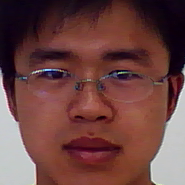
#> input picture 001_crop_3.bmp, 185 x 185 px
$ python hog_site_skimage.py
#> lines starting #> are read from the running program, lines starting #| are printed output that depends on the picture
#%%
import matplotlib.pyplot as plt
from sklearn.neighbors import KNeighborsClassifier
from skimage.feature import hog
from skimage import data, exposure
import cv2
from skimage import io

dados =[]
labels =[]
img = cv2.imread('001_crop_3.bmp')
#> img is the input picture: shape (185, 185, 3); mean B, G, R 65.6, 68.1, 108.8
img = cv2.resize(img,(185,185))
image = cv2.cvtColor(img, cv2.COLOR_BGR2GRAY)
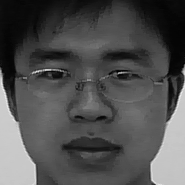
#> image: shape (185, 185); min 0, max 233, mean 80


img2 = cv2.imread('004_crop_3.bmp')
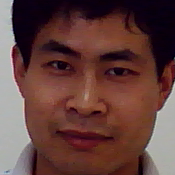
#> input picture 004_crop_3.bmp, 175 x 175 px
#> img2 is the input picture: shape (175, 175, 3); mean B, G, R 60, 63.9, 98.5
img2 = cv2.resize(img2,(185,185))
#> img2: shape (185, 185, 3)
image2 = cv2.cvtColor(img2, cv2.COLOR_BGR2GRAY)
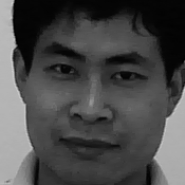
#> image2: shape (185, 185); min 0, max 203, mean 73.7

fd, hog_image = hog(image, orientations=9, pixels_per_cell=(8, 8),cells_per_block=(3, 3), visualize=True)
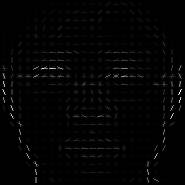
#> hog_image: shape (185, 185) float64; min 0, max 62.19, mean 0.9; drawn with min black and max white
teste_vetor = hog(image, orientations=9, pixels_per_cell=(8, 8),cells_per_block=(3, 3),block_norm='L2-Hys',feature_vector=True)
dados.append(teste_vetor)
labels.append('1')
teste_vetor2 = hog(image, orientations=9, pixels_per_cell=(8, 8),cells_per_block=(3, 3),block_norm='L2-Hys',feature_vector=True)
dados.append(teste_vetor2)
labels.append('2')


k = 3
neigh = KNeighborsClassifier(n_neighbors=k)
neigh.fit(dados, labels)

fig, (ax1, ax2) = plt.subplots(1, 2, figsize=(8, 4), sharex=True, sharey=True)


ax1.axis('off')
ax1.imshow(image, cmap=plt.cm.gray)
ax1.set_title('Input image')

# Rescale histogram for better display
hog_image_rescaled = exposure.rescale_intensity(hog_image, in_range=(0, 10))
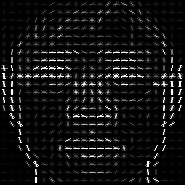
#> hog_image_rescaled: shape (185, 185) float64; min 0, max 1, mean 0.0729

ax2.axis('off')
ax2.imshow(hog_image_rescaled, cmap=plt.cm.gray)
ax2.set_title('Histogram of Oriented Gradients')
plt.show()
#%%
